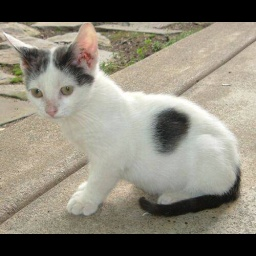
#> input picture data/processed/gatos/gato_003.jpg, 256 x 256 px, found by its file name; its folder holds only this picture in this run
$ jupyter execute --allow-errors preprocesamiento_datos.ipynb   (older library calls are emulated)
#> lines starting #> are read from the running program, lines starting #| are printed output that depends on the picture; after the words box and inside, x2 and y2 are one past the last pixel; in counts of white or black regions, pixels touching at a corner belong together
# 01. Preprocesamiento de Imágenes y Extracción de Características
## Clasificador de Animales: Gatos vs. Perros

Este notebook documenta y ejecuta el pipeline de preprocesamiento de datos e ingeniería de características para el proyecto de clasificación de imágenes.

### Objetivos:
1. **Evitar el Resize Distorsivo**: Insertar imágenes reales de resoluciones heterogéneas dentro de una matriz negra fija de $256 \times 256 \times 3$ manteniendo estrictamente la relación de aspecto original (Zero-Padding Letterbox).
2. **Extracción Vectorial de Características Visuales**:
   - **Forma y Contornos**: Descriptores Dalal-Triggs HOG (Histogram of Oriented Gradients).
   - **Color y Distribución**: Espacios RGB y HSV, medias, desviaciones estándar e histogramas de color sobre la máscara de primer plano.
   - **Textura y Nitidez**: Gradientes Sobel y varianza Laplaciana del pelaje.
   - **Estructura Espacial**: Descomposición en pirámide de cuadrantes $2 \times 2$ (Top-Left, Top-Right, Bottom-Left, Bottom-Right).
3. **Generación de la Matriz de Características**: Consolidar las 349 características tabulares por imagen para su posterior entrenamiento en los modelos de Machine Learning y Clasificador de Subespacios SVD.

[cell 1]
import os
import cv2
import numpy as np
import pandas as pd
import matplotlib.pyplot as plt

# Detección de directorios utilizando rutas normalizadas
candidates = [
    "D:/Materiales de Auxiliar/2. Machine Learning",
    os.path.abspath("..").replace("\\", "/"),
    os.path.abspath(".").replace("\\", "/")
]
REPO_DIR = None
for c in candidates:
    if os.path.exists(os.path.join(c, "data/processed/gatos")):
        REPO_DIR = c
        break
#> further down, img is the input picture: shape (256, 256, 3); mean B, G, R 119.5, 132.5, 137.4
if REPO_DIR is None:
    REPO_DIR = "D:/Materiales de Auxiliar/2. Machine Learning"

DATA_DIR = os.path.join(REPO_DIR, "data")
PROCESSED_DIR = os.path.join(DATA_DIR, "processed")
GATOS_DIR = os.path.join(PROCESSED_DIR, "gatos")
PERROS_DIR = os.path.join(PROCESSED_DIR, "perros")

print(f"Raíz del repositorio: {REPO_DIR}")
print(f"Imágenes de gatos procesadas: {len(os.listdir(GATOS_DIR))}")
#> (the rest of this cell did not finish here and is left out)

## 1. Función de Inserción en Matriz Negra (Letterbox Zero-Padding)

Para evitar la deformación anatómica de los animales (por ejemplo, aplastar o estirar el hocico o las orejas por un `cv2.resize` arbitrario), se calcula un factor de escala isotrópico $\alpha$:

$$\alpha = \min\left(\frac{W_{target}}{W_{orig}}, \frac{H_{target}}{H_{orig}}\right)$$

Las nuevas dimensiones son:
$$W' = \text{round}(W_{orig} \cdot \alpha), \quad H' = \text{round}(H_{orig} \cdot \alpha)$$

La imagen redimensionada se centra horizontal y verticalmente dentro de una matriz de ceros $\mathbf{C} \in \mathbb{R}^{256 \times 256 \times 3}$:
$$x_{offset} = \left\lfloor \frac{W_{target} - W'}{2} \right\rfloor, \quad y_{offset} = \left\lfloor \frac{H_{target} - H'}{2} \right\rfloor$$

[cell 2]
def insert_in_black_canvas(image_bgr, target_size=(256, 256)):
    """
    Inserta una imagen real de tamaño arbitrario en un canvas negro de target_size,
    manteniendo la relación de aspecto original (Letterbox zero padding).
    """
    h, w = image_bgr.shape[:2]
    target_h, target_w = target_size

    scale = min(target_w / w, target_h / h)
    new_w = max(1, int(round(w * scale)))
    new_h = max(1, int(round(h * scale)))

    interp = cv2.INTER_AREA if scale < 1.0 else cv2.INTER_CUBIC
    resized = cv2.resize(image_bgr, (new_w, new_h), interpolation=interp)

    canvas = np.zeros((target_h, target_w, 3), dtype=np.uint8)

    y_offset = (target_h - new_h) // 2
    x_offset = (target_w - new_w) // 2

    canvas[y_offset:y_offset + new_h, x_offset:x_offset + new_w] = resized
    return canvas, (x_offset, y_offset, new_w, new_h)

## 2. Demostración Visual del Acondicionamiento de Imágenes

Cargamos muestras del dataset para verificar que la relación de aspecto se preserva fielmente dentro del canvas negro de $256 \times 256$.

[cell 3]
# Ejemplo visual con una imagen de gato y una de perro
sample_cat_path = os.path.join(GATOS_DIR, "gato_000.jpg")
sample_dog_path = os.path.join(PERROS_DIR, "perro_000.jpg")

cat_img = cv2.imread(sample_cat_path)
dog_img = cv2.imread(sample_dog_path)

fig, axes = plt.subplots(1, 2, figsize=(10, 5))
#> (the rest of this cell did not finish here and is left out)

## 3. Extracción de Descriptores de Forma: Dalal-Triggs HOG

El descriptor **HOG (Histogram of Oriented Gradients)** captura la estructura de bordes y formas silueteadas (orejas triangulares puntiagudas en gatos vs. hocicos redondeados u orejas caídas en perros):
1. **Gradientes espaciales**: Operadores Sobel $3 \times 3$ en $x$ e $y$:
   $$G_x = \frac{\partial I}{\partial x}, \quad G_y = \frac{\partial I}{\partial y}, \quad |\nabla I| = \sqrt{G_x^2 + G_y^2}, \quad \theta = \arctan\left(\frac{G_y}{G_x}\right) \pmod{180^\circ}$$
2. **Celdas espaciales**: División en celdas de $32 \times 32$ píxeles y cuantización angular en 8 bins.
3. **Normalización por bloques**: Bloques superpuestos de $2 \times 2$ celdas con normalización $L_2$:
   $$\mathbf{v}_{norm} = \frac{\mathbf{v}}{\sqrt{\|\mathbf{v}\|_2^2 + \epsilon}}$$

[cell 4]
def compute_hog_features(gray_img, cell_size=32, n_bins=8):
    """
    Descriptor HOG vectorizado puro en NumPy/OpenCV.
    Captura orientaciones de bordes características de orejas, hocico y ojos.
    """
    h, w = gray_img.shape
    gx = cv2.Sobel(gray_img, cv2.CV_32F, 1, 0, ksize=3)
    gy = cv2.Sobel(gray_img, cv2.CV_32F, 0, 1, ksize=3)
    mag, ang = cv2.cartToPolar(gx, gy, angleInDegrees=True)
    ang = ang % 180.0

    bin_width = 180.0 / n_bins
    bin_idx = np.floor(ang / bin_width).astype(np.int32) % n_bins

    n_cells_y = h // cell_size
    n_cells_x = w // cell_size
    hist_grid = np.zeros((n_cells_y, n_cells_x, n_bins), dtype=np.float32)

    for y in range(n_cells_y):
        for x in range(n_cells_x):
            c_mag = mag[y*cell_size:(y+1)*cell_size, x*cell_size:(x+1)*cell_size]
            c_bin = bin_idx[y*cell_size:(y+1)*cell_size, x*cell_size:(x+1)*cell_size]
            for b in range(n_bins):
                hist_grid[y, x, b] = np.sum(c_mag[c_bin == b])

    # Normalización en bloques 2x2
    blocks = []
    for y in range(n_cells_y - 1):
        for x in range(n_cells_x - 1):
            block = hist_grid[y:y+2, x:x+2, :].flatten()
            norm = np.linalg.norm(block) + 1e-6
            blocks.append(block / norm)

    if blocks:
        return np.concatenate(blocks)
    return hist_grid.flatten()

## 4. Pipeline Completo de Características Visuales

Integramos descriptores de:
1. **Color Global**: Estadísticos RGB y HSV sobre los píxeles de primer plano (excluyendo el fondo negro).
2. **Histogramas de Color**: 12 bins para Hue ($H$), 8 bins para Saturation ($S$), 8 bins para Value ($V$).
3. **Pirámide Espacial de Cuadrantes ($2 \times 2$)**: Medias y desviaciones RGB en Top-Left, Top-Right, Bottom-Left y Bottom-Right.
4. **Textura y Nitidez**: Magnitud media de gradientes y varianza Laplaciana $\sigma^2_{\nabla^2 I}$.
5. **Geometría y Llenado**: Relación de aspecto del animal y proporción de área ocupada.
6. **Forma**: Vector Dalal-Triggs HOG normalizado.

[cell 5]
def extract_image_features(image_bgr, target_size=(256, 256)):
    """
    Extrae un vector completo de 349 características discriminativas.
    """
#> called with target_size = (256, 256)
    if image_bgr.shape[:2] != target_size:
        canvas_bgr, bbox = insert_in_black_canvas(image_bgr, target_size=target_size)
    else:
        canvas_bgr = image_bgr

    canvas_rgb = cv2.cvtColor(canvas_bgr, cv2.COLOR_BGR2RGB)
    canvas_hsv = cv2.cvtColor(canvas_bgr, cv2.COLOR_BGR2HSV)
#> canvas_hsv: shape (256, 256, 3); mean H, S, V 23.8, 37.9, 138.1
    canvas_gray = cv2.cvtColor(canvas_bgr, cv2.COLOR_BGR2GRAY)

    # 1. Máscara de primer plano (excluye el fondo negro)
    mask = canvas_gray > 10
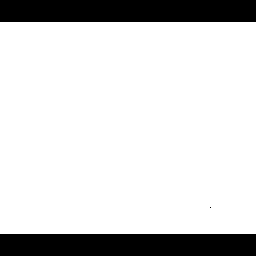
#> mask: shape (256, 256) bool; 82.8% white; 3 black regions (1 under 20 px), largest, box (x1, y1, x2, y2) and area: (0, 0, 256, 22) 5632, (0, 234, 256, 256) 5632
    if not np.any(mask):
        mask = np.ones_like(canvas_gray, dtype=bool)

    rgb_fg = canvas_rgb[mask]
    hsv_fg = canvas_hsv[mask]

    r_m, g_m, b_m = np.mean(rgb_fg, axis=0)
#> r_m = 165.9; g_m = 159.9; b_m = 144.3
    r_s, g_s, b_s = np.std(rgb_fg, axis=0)
#> r_s = 44.83; g_s = 44.16; b_s = 44.06
    h_m, s_m, v_m = np.mean(hsv_fg, axis=0)
#> h_m = 26.44; s_m = 36.19; v_m = 166.7
    h_s, s_s, v_s = np.std(hsv_fg, axis=0)
#> h_s = 13.59; s_s = 20.77; v_s = 44.8

    # Histogramas normalizados
    h_hist = cv2.calcHist([canvas_hsv], [0], mask.astype(np.uint8), [12], [0, 180]).flatten()
#> h_hist = [2482, 34918, 13921, 1531, 722, 461, 79, 10, 20, 16, 2, 109]
    s_hist = cv2.calcHist([canvas_hsv], [1], mask.astype(np.uint8), [8], [0, 256]).flatten()
#> s_hist = [21740, 28707, 3160, 485, 150, 24, 4, 1]
    v_hist = cv2.calcHist([canvas_hsv], [2], mask.astype(np.uint8), [8], [0, 256]).flatten()
#> v_hist = [861, 1494, 1875, 5735, 7036, 21090, 13784, 2396]
    h_hist /= (np.sum(h_hist) + 1e-6)
#> h_hist = [0.0457, 0.643, 0.257, 0.0282, 0.0133, 0.00849, 0.00146, 0.000184, 0.000369, 0.000295, 3.69e-05, 0.00201]
    s_hist /= (np.sum(s_hist) + 1e-6)
#> s_hist = [0.401, 0.529, 0.0582, 0.00894, 0.00276, 0.000442, 7.37e-05, 1.84e-05]
    v_hist /= (np.sum(v_hist) + 1e-6)
#> v_hist = [0.0159, 0.0275, 0.0345, 0.106, 0.13, 0.389, 0.254, 0.0441]

    # 2. Pirámide de cuadrantes 2x2
    quad_features = {}
    h_half, w_half = target_size[0] // 2, target_size[1] // 2
    quad_names = ["top_left", "top_right", "bottom_left", "bottom_right"]
    coords = [(0, 0), (0, 1), (1, 0), (1, 1)]
    for name, (r, c) in zip(quad_names, coords):
        q_rgb = canvas_rgb[r*h_half:(r+1)*h_half, c*w_half:(c+1)*w_half]
        q_mask = mask[r*h_half:(r+1)*h_half, c*w_half:(c+1)*w_half]
        if np.any(q_mask):
            q_mean = np.mean(q_rgb[q_mask], axis=0)
            q_std = np.std(q_rgb[q_mask], axis=0)
        else:
            q_mean = [0.0, 0.0, 0.0]
            q_std = [0.0, 0.0, 0.0]
        quad_features[f"{name}_r_mean"] = float(q_mean[0])
        quad_features[f"{name}_g_mean"] = float(q_mean[1])
        quad_features[f"{name}_b_mean"] = float(q_mean[2])
        quad_features[f"{name}_std"] = float(np.mean(q_std))
#> this loop made 4 passes
#> (q_mean, q_std) on passes 1 to 4: ([164.6, 157.5, 141.9], [45.23, 45.47, 45.82]), ([184.6, 176.9, 159.3], [39.99, 39.37, 41.35]), ([168.5, 160.6, 142.2], [24.93, 25.26, 26.1]), ([145.8, 144.8, 133.7], [54.88, 54.97, 54.1])
#> pass 1, in extract_image_features, `q_mask = mask[r*h_half:(r+1)*h_half, c*w_half:(c+1)*w_half]`:
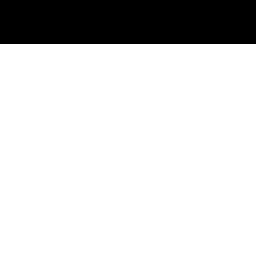
#> q_mask: shape (128, 128) bool (shown 2 times larger); 82.8% white; 1 black region, box (x1, y1, x2, y2) and area: (0, 0, 128, 22) 2816
#> pass 2, in extract_image_features, `q_rgb = canvas_rgb[r*h_half:(r+1)*h_half, c*w_half:(c+1)*w_half]`:
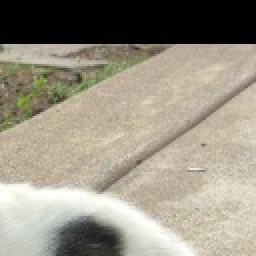
#> q_rgb: shape (128, 128, 3) (shown 2 times larger); mean R, G, B 152.9, 146.5, 131.9
#> pass 3, in extract_image_features, `q_rgb = canvas_rgb[r*h_half:(r+1)*h_half, c*w_half:(c+1)*w_half]`:
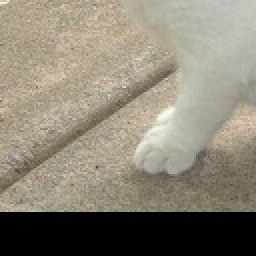
#> q_rgb: shape (128, 128, 3) (shown 2 times larger); mean R, G, B 139.6, 133, 117.8
#> after the loop, quad_features = 16 items

    # 3. Gradientes y Textura
    sobel_x = cv2.Sobel(canvas_gray, cv2.CV_64F, 1, 0, ksize=3)
    sobel_y = cv2.Sobel(canvas_gray, cv2.CV_64F, 0, 1, ksize=3)
    grad_mag = np.sqrt(sobel_x**2 + sobel_y**2)
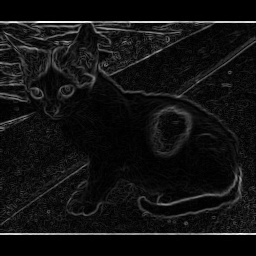
#> grad_mag: shape (256, 256) float64; min 0, max 831.1, mean 59.5; drawn with min black and max white
    grad_mean = float(np.mean(grad_mag[mask]))
#> grad_mean = 66.12
    grad_std = float(np.std(grad_mag[mask]))
#> grad_std = 81.41
    laplacian_var = float(cv2.Laplacian(canvas_gray, cv2.CV_64F).var())
#> laplacian_var = 1078.3

    # 4. Aspect Ratio y Ocupación
    y_idx, x_idx = np.where(mask)
    if len(y_idx) > 0:
        box_h = np.max(y_idx) - np.min(y_idx) + 1
#> box_h = 212
        box_w = np.max(x_idx) - np.min(x_idx) + 1
#> box_w = 256
        aspect_ratio = float(box_w / (box_h + 1e-6))
#> aspect_ratio = 1.21
    else:
        aspect_ratio = 1.0
    fill_ratio = float(np.sum(mask) / (target_size[0] * target_size[1]))
#> fill_ratio = 0.828

    # 5. HOG Shape Descriptor
    gray_128 = cv2.resize(canvas_gray, (128, 128), interpolation=cv2.INTER_AREA)
    hog_feats = compute_hog_features(gray_128, cell_size=32, n_bins=8)
#> in compute_hog_features, `gy = cv2.Sobel(gray_img, cv2.CV_32F, 0, 1, ksize=3)`:
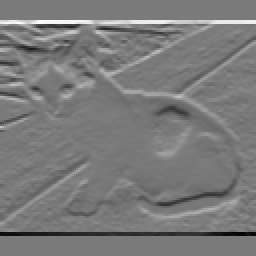
#> gy: shape (128, 128) float32 (shown 2 times larger); min -760, max 820, mean 0; drawn with min black and max white
#> in compute_hog_features, `mag, ang = cv2.cartToPolar(gx, gy, angleInDegrees=True)`:
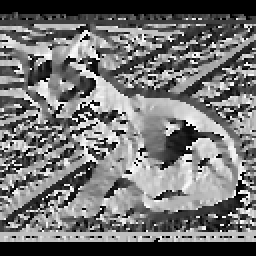
#> ang: shape (128, 128) float32 (shown 2 times larger); min 0, max 359.6, mean 162.7; drawn with min black and max white
#> in compute_hog_features, `ang = ang % 180.0`:
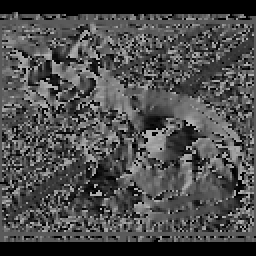
#> ang: shape (128, 128) float32 (shown 2 times larger); min 0, max 179.6, mean 76.2
#> in compute_hog_features, `bin_idx = np.floor(ang / bin_width).astype(np.int32) % n_bins`:
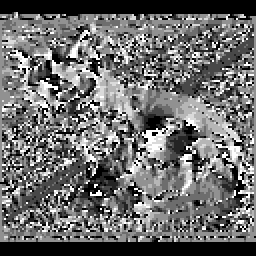
#> bin_idx: shape (128, 128) int32 (shown 2 times larger); min 0, max 7, mean 2.97; drawn with min black and max white
#> after the loop in compute_hog_features, `for y in range(n_cells_y - 1):`: blocks = 9 items
#> hog_feats = 288 values, max 0.585 at index 251, min 0.0118 at index 79, mean 0.135

    feature_dict = {
        "r_mean": float(r_m), "g_mean": float(g_m), "b_mean": float(b_m),
        "r_std": float(r_s), "g_std": float(g_s), "b_std": float(b_s),
        "h_mean": float(h_m), "s_mean": float(s_m), "v_mean": float(v_m),
        "h_std": float(h_s), "s_std": float(s_s), "v_std": float(v_s),
        "grad_mean": grad_mean, "grad_std": grad_std,
        "laplacian_var": laplacian_var,
        "aspect_ratio": aspect_ratio, "fill_ratio": fill_ratio
    }

    for i in range(12):
        feature_dict[f"h_hist_{i}"] = float(h_hist[i])
#> after the loop, feature_dict = 29 items
    for i in range(8):
        feature_dict[f"s_hist_{i}"] = float(s_hist[i])
        feature_dict[f"v_hist_{i}"] = float(v_hist[i])
#> after the loop, feature_dict = 45 items

    feature_dict.update(quad_features)

    for i, h_val in enumerate(hog_feats):
        feature_dict[f"hog_{i}"] = float(h_val)
#> this loop made 288 passes
#> h_val on passes 1 to 3: 0.0632, 0.0385, 0.0503
#> after the loop, feature_dict = 349 items

    img_64 = cv2.resize(canvas_gray, (64, 64), interpolation=cv2.INTER_AREA)
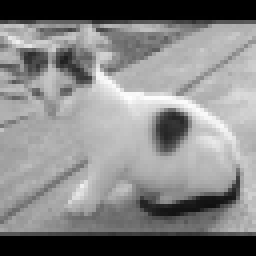
#> img_64: shape (64, 64) (shown 4 times larger); min 0, max 254, mean 132.5
    img_flat = (img_64.astype(np.float32) / 255.0).flatten()
#> img_flat = 4096 values, max 0.996 at index 1568, min 0 at index 0, mean 0.52

    return feature_dict, canvas_rgb, img_flat

## 5. Extracción Masiva del Dataset y Guardado Tabular

Procesamos los 360 ejemplos del dataset (180 gatos y 180 perros) para consolidar la matriz $\mathbf{X} \in \mathbb{R}^{360 \times 349}$ y el vector de etiquetas $\mathbf{y}$.

[cell 6]
rows = []
print("Extrayendo características para imágenes de gatos...")
for fname in sorted(os.listdir(GATOS_DIR)):
    if fname.endswith(".jpg"):
        img = cv2.imread(os.path.join(GATOS_DIR, fname))
        feats, _, _ = extract_image_features(img)
#> feats = 349 items
        feats["label"] = "gatos"
        feats["filename"] = fname
        rows.append(feats)

print("Extrayendo características para imágenes de perros...")
#> (the rest of this cell did not finish here and is left out)

$ run again, on data/processed/gatos/gato_009.jpg
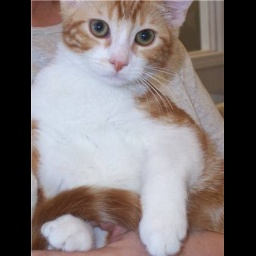
#> input picture data/processed/gatos/gato_009.jpg, 256 x 256 px, found by its file name
#> img is the input picture: shape (256, 256, 3); mean B, G, R 117, 117, 125.3
#> canvas_hsv: shape (256, 256, 3); mean H, S, V 56.4, 42.9, 130.6
#> in extract_image_features, `mask = canvas_gray > 10`:
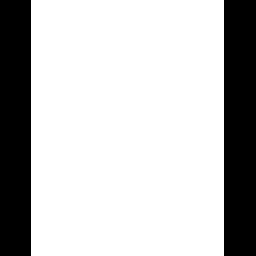
#> mask: shape (256, 256) bool; 75.4% white; 2 black regions, box (x1, y1, x2, y2) and area: (224, 0, 256, 256) 8192, (0, 0, 31, 256) 7936
#> r_m = 166.2; g_m = 155.1
#> r_s = 40.62; g_s = 53.95; b_s = 64.45
#> h_m = 72.1; s_m = 45.9; v_m = 173.1
#> h_s = 58.93; s_s = 39.54; v_s = 47.04
#> in extract_image_features, `h_hist = cv2.calcHist([canvas_hsv], [0], mask.astype(np.uint8), [12], ..`: h_hist = [20333, 1871, 37, 5, 5, 15, 643, 16251, 4555, 1161, 1746, 2786]
#> in extract_image_features, `s_hist = cv2.calcHist([canvas_hsv], [1], mask.astype(np.uint8), [8], [..`: s_hist = [28251, 6784, 6997, 4889, 2212, 275, 0, 0]
#> in extract_image_features, `v_hist = cv2.calcHist([canvas_hsv], [2], mask.astype(np.uint8), [8], [..`: v_hist = [0, 142, 2945, 6748, 10220, 8844, 10102, 10407]
#> in extract_image_features, `h_hist /= (np.sum(h_hist) + 1e-6)`: h_hist = [0.412, 0.0379, 0.000749, 0.000101, 0.000101, 0.000304, 0.013, 0.329, 0.0922, 0.0235, 0.0353, 0.0564]
#> in extract_image_features, `s_hist /= (np.sum(s_hist) + 1e-6)`: s_hist = [0.572, 0.137, 0.142, 0.099, 0.0448, 0.00557, 0, 0]
#> in extract_image_features, `v_hist /= (np.sum(v_hist) + 1e-6)`: v_hist = [0, 0.00287, 0.0596, 0.137, 0.207, 0.179, 0.204, 0.211]
#> the loop in extract_image_features, `for name, (r, c) in zip(quad_names, coords):` made 4 passes
#> (q_mean, q_std) on passes 1 to 4: ([183.6, 178.2, 184.6], [31.56, 45.66, 54.93]), ([140.7, 124.7, 117.2], [32.77, 37.28, 45.17]), ([166, 155.4, 156.7], [46.5, 62.84, 72.75]), ([174.2, 162, 161.8], [36.76, 51.97, 62.46])
#> after the loop in extract_image_features, `for name, (r, c) in zip(quad_names, coords):`: quad_features = 16 items
#> grad_mean = 49.12
#> grad_std = 70.77
#> laplacian_var = 585.8
#> box_h = 256
#> box_w = 193
#> aspect_ratio = 0.754
#> after the loop in compute_hog_features, `for y in range(n_cells_y - 1):`: blocks = 9 items
#> hog_feats = 288 values, max 0.565 at index 248, min 0.00471 at index 77, mean 0.129
#> after the loop in extract_image_features, `for i in range(12):`: feature_dict = 29 items
#> after the loop in extract_image_features, `for i in range(8):`: feature_dict = 45 items
#> the loop in extract_image_features, `for i, h_val in enumerate(hog_feats):` made 288 passes
#> h_val on passes 1 to 3: 0.43, 0.0627, 0.0412
#> after the loop in extract_image_features, `for i, h_val in enumerate(hog_feats):`: feature_dict = 349 items
#> in extract_image_features, `img_64 = cv2.resize(canvas_gray, (64, 64), interpolation=cv2.INTER_AREA)`:
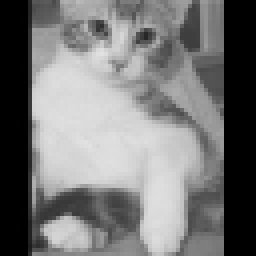
#> img_64: shape (64, 64) (shown 4 times larger); min 0, max 226, mean 119.5
#> img_flat = 4096 values, max 0.886 at index 857, min 0 at index 0, mean 0.468
#> feats = 349 items

$ run again, on data/processed/gatos/gato_012.jpg
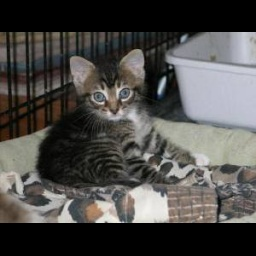
#> input picture data/processed/gatos/gato_012.jpg, 256 x 256 px, found by its file name
#> img is the input picture: shape (256, 256, 3); mean B, G, R 73.5, 76, 77.5
#> canvas_hsv: shape (256, 256, 3); mean H, S, V 35.9, 30, 79.7
#> mask: shape (256, 256) bool; 72.6% white; 104 black regions (96 under 20 px), largest, box (x1, y1, x2, y2) and area: (0, 223, 256, 256) 8448, (0, 0, 256, 33) 8193, (39, 114, 87, 182) 680
#> r_m = 106.5; g_m = 104.4; b_m = 101
#> r_s = 60.93; g_s = 61.42; b_s = 63.5
#> h_m = 48.07; s_m = 35.37; v_m = 109.6
#> h_s = 42.74; s_s = 35.55; v_s = 62.86
#> in extract_image_features, `h_hist = cv2.calcHist([canvas_hsv], [0], mask.astype(np.uint8), [12], ..`: h_hist = [9919, 10806, 12418, 908, 357, 1396, 2253, 7299, 978, 174, 110, 963]
#> in extract_image_features, `s_hist = cv2.calcHist([canvas_hsv], [1], mask.astype(np.uint8), [8], [..`: s_hist = [30580, 10612, 3346, 1310, 838, 488, 240, 167]
#> in extract_image_features, `v_hist = cv2.calcHist([canvas_hsv], [2], mask.astype(np.uint8), [8], [..`: v_hist = [6256, 8126, 7509, 5846, 7406, 6081, 5508, 849]
#> in extract_image_features, `h_hist /= (np.sum(h_hist) + 1e-6)`: h_hist = [0.208, 0.227, 0.261, 0.0191, 0.0075, 0.0293, 0.0474, 0.153, 0.0206, 0.00366, 0.00231, 0.0202]
#> in extract_image_features, `s_hist /= (np.sum(s_hist) + 1e-6)`: s_hist = [0.643, 0.223, 0.0703, 0.0275, 0.0176, 0.0103, 0.00504, 0.00351]
#> in extract_image_features, `v_hist /= (np.sum(v_hist) + 1e-6)`: v_hist = [0.131, 0.171, 0.158, 0.123, 0.156, 0.128, 0.116, 0.0178]
#> the loop in extract_image_features, `for name, (r, c) in zip(quad_names, coords):` made 4 passes
#> (q_mean, q_std) on passes 1 to 4: ([65.86, 60.63, 55.1], [39.69, 37.87, 38.08]), ([130.1, 131.8, 136.8], [63.33, 63.54, 69.18]), ([92.18, 89.48, 83.2], [57.97, 56.71, 55.16]), ([136.7, 134.4, 127.7], [50.73, 51.02, 49.18])
#> after the loop in extract_image_features, `for name, (r, c) in zip(quad_names, coords):`: quad_features = 16 items
#> grad_mean = 87.75
#> grad_std = 97.11
#> laplacian_var = 627.5
#> box_h = 191
#> box_w = 256
#> aspect_ratio = 1.34
#> fill_ratio = 0.726
#> after the loop in compute_hog_features, `for y in range(n_cells_y - 1):`: blocks = 9 items
#> hog_feats = 288 values, max 0.501 at index 87, min 0.00464 at index 169, mean 0.151
#> after the loop in extract_image_features, `for i in range(12):`: feature_dict = 29 items
#> after the loop in extract_image_features, `for i in range(8):`: feature_dict = 45 items
#> the loop in extract_image_features, `for i, h_val in enumerate(hog_feats):` made 288 passes
#> h_val on passes 1 to 3: 0.318, 0.0559, 0.0425
#> after the loop in extract_image_features, `for i, h_val in enumerate(hog_feats):`: feature_dict = 349 items
#> in extract_image_features, `img_64 = cv2.resize(canvas_gray, (64, 64), interpolation=cv2.INTER_AREA)`:
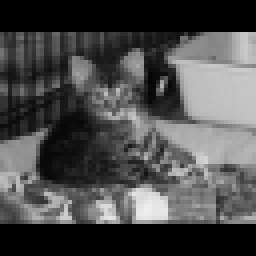
#> img_64: shape (64, 64) (shown 4 times larger); min 0, max 240, mean 76.2
#> img_flat = 4096 values, max 0.941 at index 3364, min 0 at index 0, mean 0.299
#> feats = 349 items
